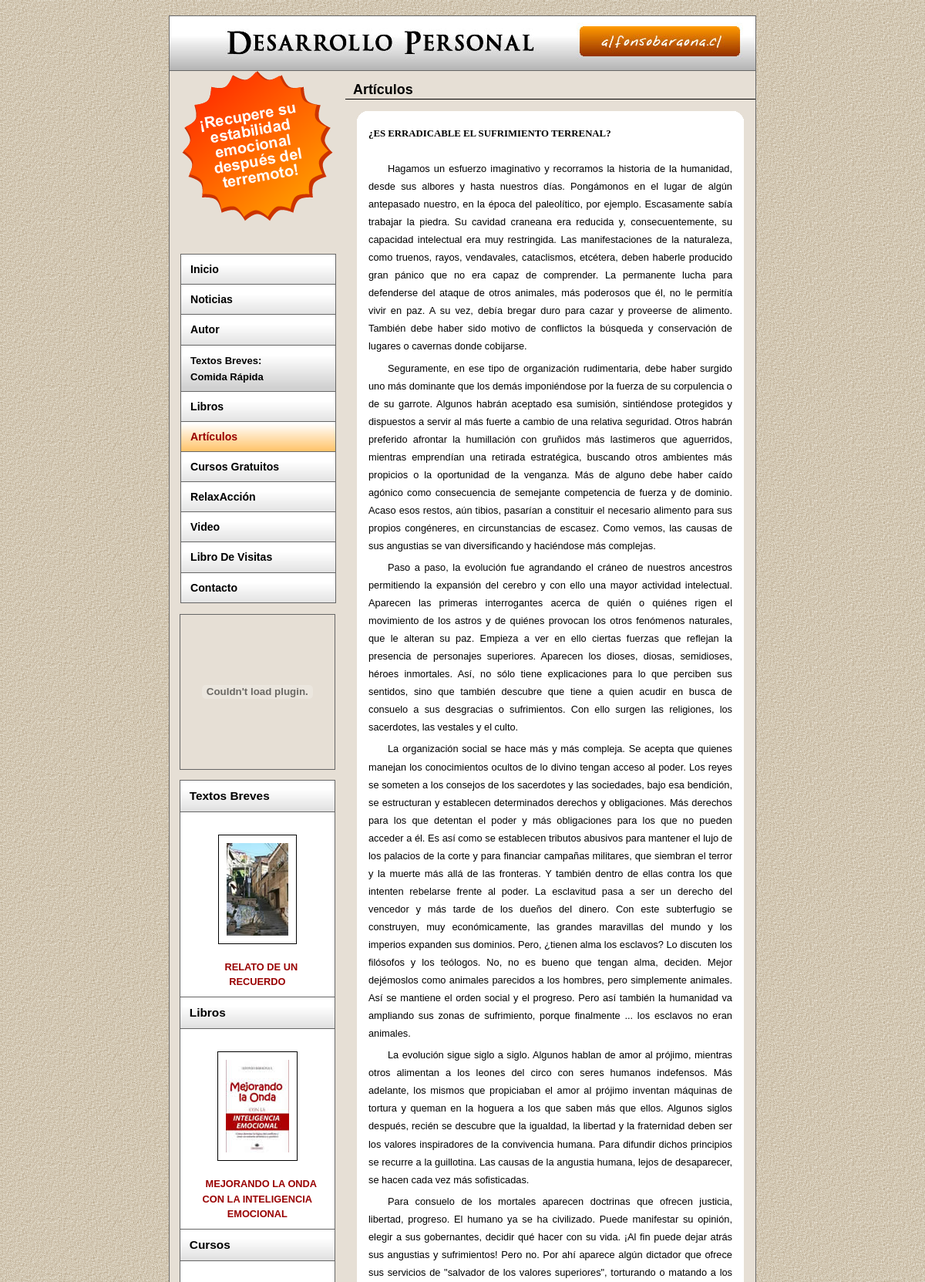
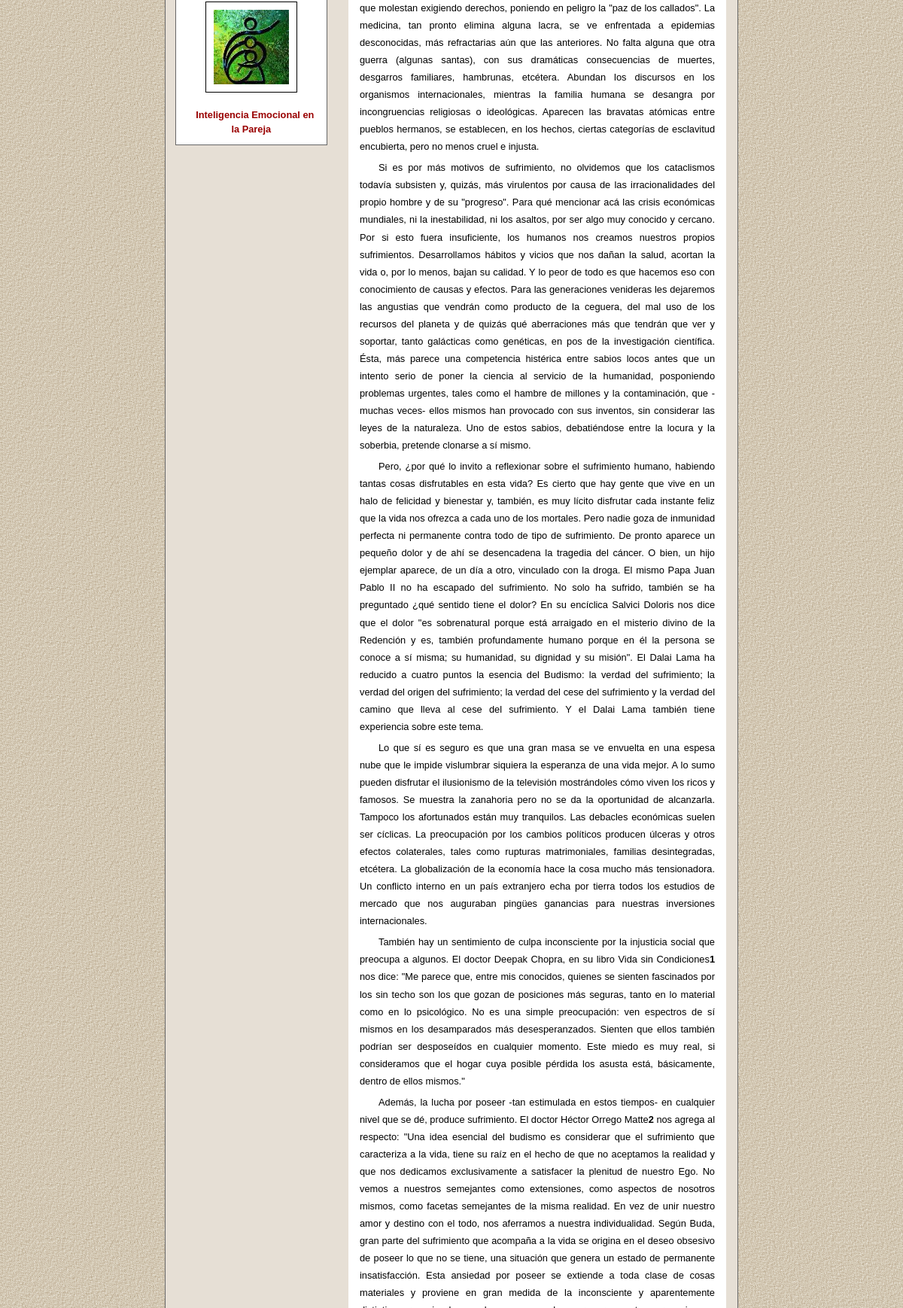
The page /articulos.php?artic_id=1 (upper part) on the database its author committed (2 pictures, top to bottom).
### tables this page shows
CREATE TABLE IF NOT EXISTS `web_artic` (
  `artic_id` int(12) NOT NULL auto_increment,
  `artic_titulo` text NOT NULL,
  `artic_text` text NOT NULL,
  `artic_cat` tinytext NOT NULL,
  `artic_pub` tinytext NOT NULL,
  `artic_dest` tinytext NOT NULL,
  `artic_fecha` varchar(255) NOT NULL default '',
  PRIMARY KEY  (`artic_id`)
);

CREATE TABLE IF NOT EXISTS `web_breves` (
  `brev_id` int(12) NOT NULL auto_increment,
  `brev_titulo` text NOT NULL,
  `brev_text` text NOT NULL,
  `brev_imagen` tinytext NOT NULL,
  `brev_cat` tinytext NOT NULL,
  `brev_pub` tinytext NOT NULL,
  `brev_dest` tinytext NOT NULL,
  `brev_fecha` varchar(255) NOT NULL default '',
  PRIMARY KEY  (`brev_id`)
);

CREATE TABLE IF NOT EXISTS `web_libros` (
  `lib_id` tinyint(12) NOT NULL auto_increment,
  `lib_titulo` text NOT NULL,
  `lib_text` text NOT NULL,
  `lib_resumen` text NOT NULL,
  `lib_imagen` tinytext NOT NULL,
  `lib_cat` tinytext NOT NULL,
  `lib_pub` tinytext NOT NULL,
  `lib_dest` tinytext NOT NULL,
  PRIMARY KEY  (`lib_id`)
);

CREATE TABLE IF NOT EXISTS `web_cursos` (
  `cur_id` tinyint(12) NOT NULL auto_increment,
  `cur_titulo` text NOT NULL,
  `cur_text` text NOT NULL,
  `cur_imagen` tinytext NOT NULL,
  `cur_cat` tinytext NOT NULL,
  `cur_pub` tinytext NOT NULL,
  `cur_dest` tinytext NOT NULL,
  PRIMARY KEY  (`cur_id`)
);

### admin/inc/fx/general.fx.php (called while the page is built, shortened)
<?php
  function str_input($text){
    $text = addslashes(htmlentities(trim($text), ENT_QUOTES));
    return $text;
  }
  function str_output($text){
    $text = stripslashes(html_entity_decode(trim($text), ENT_QUOTES));
    return $text;
  }
?>

### side.inc.php (the view, shortened to what this page needs)
<?php
  $url_images_folder_libros = "./libros/";
  $url_thumbs_folder_libros = $url_images_folder_libros."thumbs/";
  $url_images_folder_cursos = "./cursos/";
  $url_thumbs_folder_cursos = $url_images_folder_cursos."thumbs/";
  $url_images_folder_breves = "./breves/";
  $url_thumbs_folder_breves = $url_images_folder_breves."thumbs/";
?>
        <div id="flash">
          <object classid="clsid:D27CDB6E-AE6D-11cf-96B8-444553540000" codebase="http://download.macromedia.com/pub/shockwave/cabs/flash/swflash.cab#version=6,0,29,0" width="200" height="200">
            <embed src="img/relaxaccion.swf" quality="high" pluginspage="http://www.macromedia.com/go/getflashplayer" type="application/x-shockwave-flash" width="200" height="200"></embed>
          </object>
        </div>
        <div id="side">
<?php
  $datos = mysql_query("SELECT brev_id FROM ".$pre."breves ") or die(mysql_error());
  if (mysql_num_rows($datos) == 0) {}
  else {
      $datos = mysql_query("SELECT * FROM ".$pre."breves WHERE brev_pub='si' AND brev_dest='si' ORDER BY RAND() LIMIT 1") or die(mysql_error());
      $num_rows = mysql_num_rows($datos);
      for($j=0; $j<$num_rows; ++$j) {
          $brev_titulo = str_output(mysql_result($datos,$j,"brev_titulo"));
          $brev_imagen = str_output(mysql_result($datos,$j,"brev_imagen"));
?>
        <h3>Textos Breves</h3>
          <div align="center"><br />
            <a href="breves.php" title="<?php echo $brev_titulo; ?>">
            <img src="<?php echo $url_thumbs_folder_breves.$brev_imagen; ?>" border="0" alt="<?php echo $brev_titulo; ?>" /></a>
            <p><a href="breves.php" title="<?php echo $brev_titulo; ?>"><?php echo $brev_titulo; ?></a></p>
          </div>
<?php
          }
  }
  $datos = mysql_query("SELECT lib_id FROM ".$pre."libros ") or die(mysql_error());
  if (mysql_num_rows($datos) == 0) {}
  else {
      $datos = mysql_query("SELECT * FROM ".$pre."libros WHERE lib_pub='si' AND lib_dest='si' ORDER BY RAND() LIMIT 1") or die(mysql_error());
      $num_rows = mysql_num_rows($datos);
      for($j=0; $j<$num_rows; ++$j) {
          $lib_titulo = str_output(mysql_result($datos,$j,"lib_titulo"));
          $lib_imagen = str_output(mysql_result($datos,$j,"lib_imagen"));
?>
        <h3>Libros</h3>
          <div align="center"><br />
            <a href="libros.php" title="<?php echo $lib_titulo; ?>">
            <img src="<?php echo $url_thumbs_folder_libros.$lib_imagen; ?>" border="0" alt="<?php echo $lib_titulo; ?>" /></a>
            <p><a href="libros.php" title="<?php echo $lib_titulo; ?>"><?php echo $lib_titulo; ?></a></p>
          </div>
<?php
          }
  }
  $datos = mysql_query("SELECT cur_id FROM ".$pre."cursos ") or die(mysql_error());
  if (mysql_num_rows($datos) == 0) {}
  else {
      $datos = mysql_query("SELECT * FROM ".$pre."cursos WHERE cur_pub='si' AND cur_dest='si' ORDER BY RAND() LIMIT 1") or die(mysql_error());
      $num_rows = mysql_num_rows($datos);
      for($j=0; $j<$num_rows; ++$j) {
          $cur_titulo = str_output(mysql_result($datos,$j,"cur_titulo"));
          $cur_imagen = str_output(mysql_result($datos,$j,"cur_imagen"));
?>
        <h3>Cursos</h3>
          <div align="center"><br />
            <a href="cursos.php" title="<?php echo $cur_titulo; ?>">
            <img src="<?php echo $url_thumbs_folder_cursos.$cur_imagen; ?>" border="0" alt="<?php echo $cur_titulo; ?>" /></a>
            <p><a href="cursos.php" title="<?php echo $cur_titulo; ?>"><?php echo $cur_titulo; ?></a></p>
          </div>
<?php
          }
  }
?>
       </div>

### articulos.php (shortened to what this page needs)
<?php
include('inc.inc.php');
$self = str_replace(".","",strrev(strrchr(strrev(basename($_SERVER['PHP_SELF'])),".")));
$title = "Artículos";
$section = "artic";
$tabla = $pre.$section;
   if (isset($_GET['cat'])){$categ_id = str_input($_GET['cat']);}
   else {$categ_id='1';}
?>
<div id="content">
         <?php echo "<h1>".$title."</h1>"; ?>
         <div class="article">
<?php
  $datos = mysql_query("SELECT artic_id FROM ".$tabla." WHERE artic_cat='".$categ_id."' AND artic_pub='si'") or die(mysql_error());
  if (mysql_num_rows($datos) == 0) {
    draw_noitems();
  }
  else {
    if (isset($_GET['artic_id'])){
      $artic_id = str_input($_GET['artic_id']);
      $datos = mysql_query("SELECT * FROM ".$tabla." WHERE artic_id='".$artic_id."' AND artic_pub='si'") or die(mysql_error());
    }
      $num_rows = mysql_num_rows($datos);
      for($j=0; $j<$num_rows; ++$j) {
          $id = mysql_result($datos,$j,"artic_id");
          $artic_titulo = str_output(mysql_result($datos,$j,"artic_titulo"));
          $artic_text = str_output(mysql_result($datos,$j,"artic_text"));
     if (!isset($_GET['artic_id'])){
?>
       <div class="descrip">
       <h3><a href="<?php echo $self.".php?artic_id=".$id; ?>" title="<?php echo $artic_titulo; ?>"><?php echo $artic_titulo; ?></a></h3>
<?php
     }
     else {echo "<h3>$artic_titulo</h3>";}
?>
<?php
     if (isset($_GET['artic_id'])){
       if(!empty($artic_text)) {echo $artic_text;}
     }
     else {
          $extracto_resena = substr($artic_text, 0, 300);
          $ultimo_espacio = strrpos($extracto_resena, ' ');
          $artic_text = substr($extracto_resena, 0, $ultimo_espacio).'... ';
          echo $artic_text;
     }
?>
<?php     }
  }
?>
     </div>
</div>
<?php include('menu.inc.php'); ?>
<?php include('side.inc.php'); ?>

### css/estilo.css (style rules this page uses)
body { margin: 0px; padding: 0px; font: 0.8em/1em "Trebuchet MS", Arial, Verdana, Helvetica, sans-serif; background: #E6DFD5 url(../img/body.png); }
#content { float: right; width: 70%; margin-top: 1em; }
#content h1 { font-size: 1.4em; border-bottom: 1px solid #000000; color: #000000; text-decoration: none; margin-bottom: 10px; font-weight: bold; text-indent: 5px; padding: 5px; }
.article { margin: 15px; padding: 15px; background: #FFFFFF; }
.article h3 { margin-top: 1em; margin-bottom: 1em; padding-bottom: 1em; font: bold 1em Georgia, "Times New Roman", Times, serif; }
.article p { text-align: justify; text-indent: 25px; line-height: 1.8em; margin-top: 5px; margin-bottom: 5px; }
.article img, #side img { background: #FFFFFF; margin: 10px; padding: 10px; border: 1px solid #000000; }
.article a, #side a { color: #990000; text-decoration: none; font-weight: bold; }
#flash { width: 200px; height: 200px; margin: 1em; padding: 0px; border: 1px solid #666; }
#side { width: 200px; background: #FFFFFF; margin-top: 1em; margin-bottom: 2em; line-height: 1.5em; margin-left: 1em; border-right: 1px solid #666; border-bottom: 1px solid #666; border-left: 1px solid #666; }
#side h3 { background: #FFFFFF url(../img/blockdefault.png); color: #000000; font-size: 1.2em; line-height: 40px; padding-left: 12px; text-transform: capitalize; margin: 0px; padding-top: 0px; border-top: 1px solid #666; border-bottom: 1px solid #666; }
#side p { text-indent: 10px; margin: 10px; }

### rows shown on the page
web_artic: artic_titulo "¿ES ERRADICABLE EL SUFRIMIENTO TERRENAL?", artic_text "Hagamos un esfuerzo imaginativo y recorramos la historia de la humanidad, desde sus albores y hasta nuestros días. Pongámonos en el lugar de algún antepasado nuestro, en la época del paleolítico, por ejemplo. Escasamente sabía trabajar la piedra. Su cavidad craneana era reducida y, consecuentemente, su capacidad intelectual era muy restringida. Las manifestaciones de la naturaleza, como truenos, rayos, vendavales, cataclismos, etcétera, deben haberle producido gran pánico que no era capaz de comprender. La permanente lucha para defenderse del ataque de otros animales, más poderosos que él, no le permitía vivir en paz. A su vez, debía bregar duro para cazar y proveerse de alimento. También…"
web_breves: brev_imagen (picture), brev_titulo "RELATO DE UN RECUERDO"
web_libros: lib_imagen (picture), lib_titulo "MEJORANDO LA ONDA CON LA INTELIGENCIA EMOCIONAL"
web_cursos: cur_imagen (picture), cur_titulo "Inteligencia Emocional en la Pareja"

### other values the page prints
$title "Artículos"
